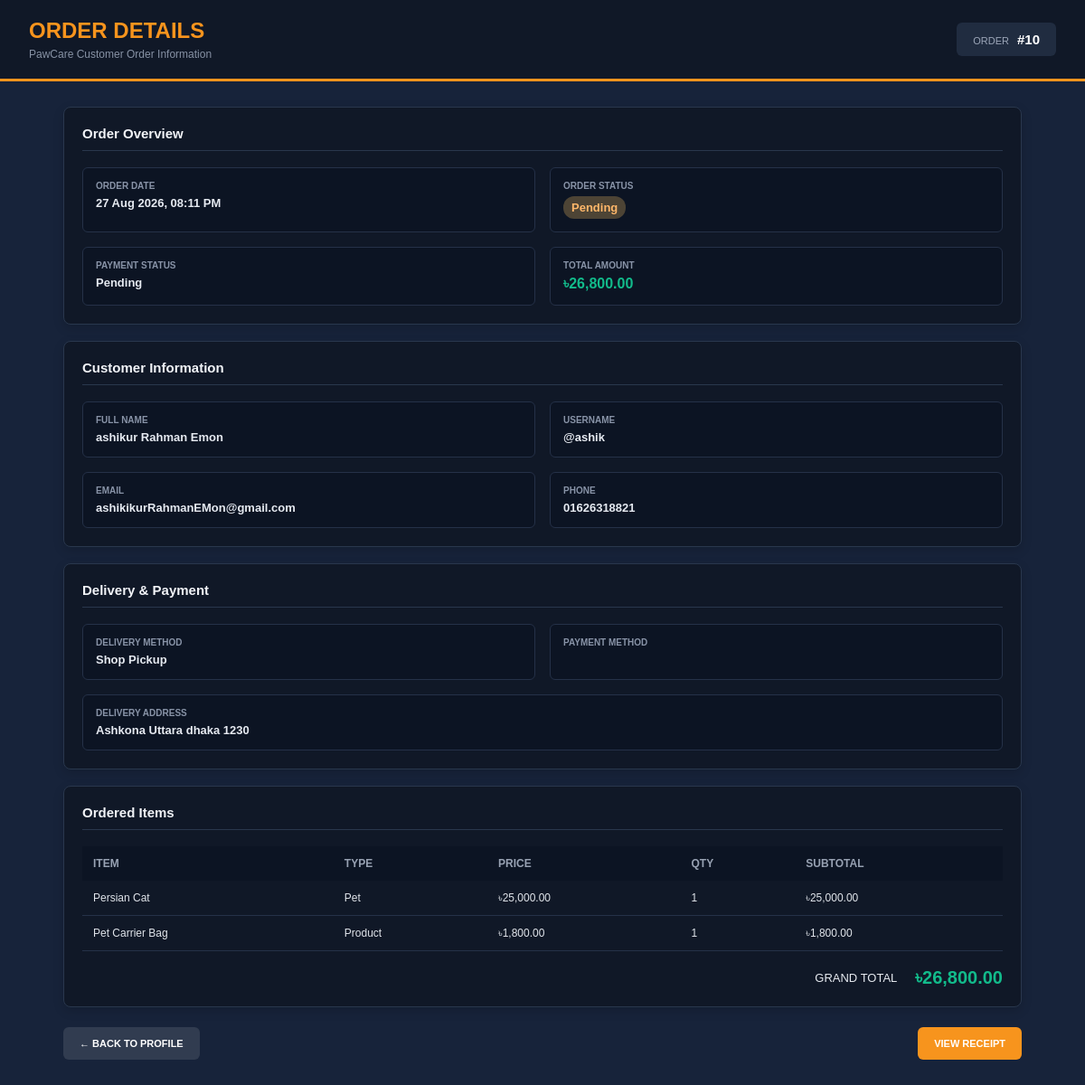
The page /customer/order_details.php?order_id=10 (signed in) on the database as committed earlier.
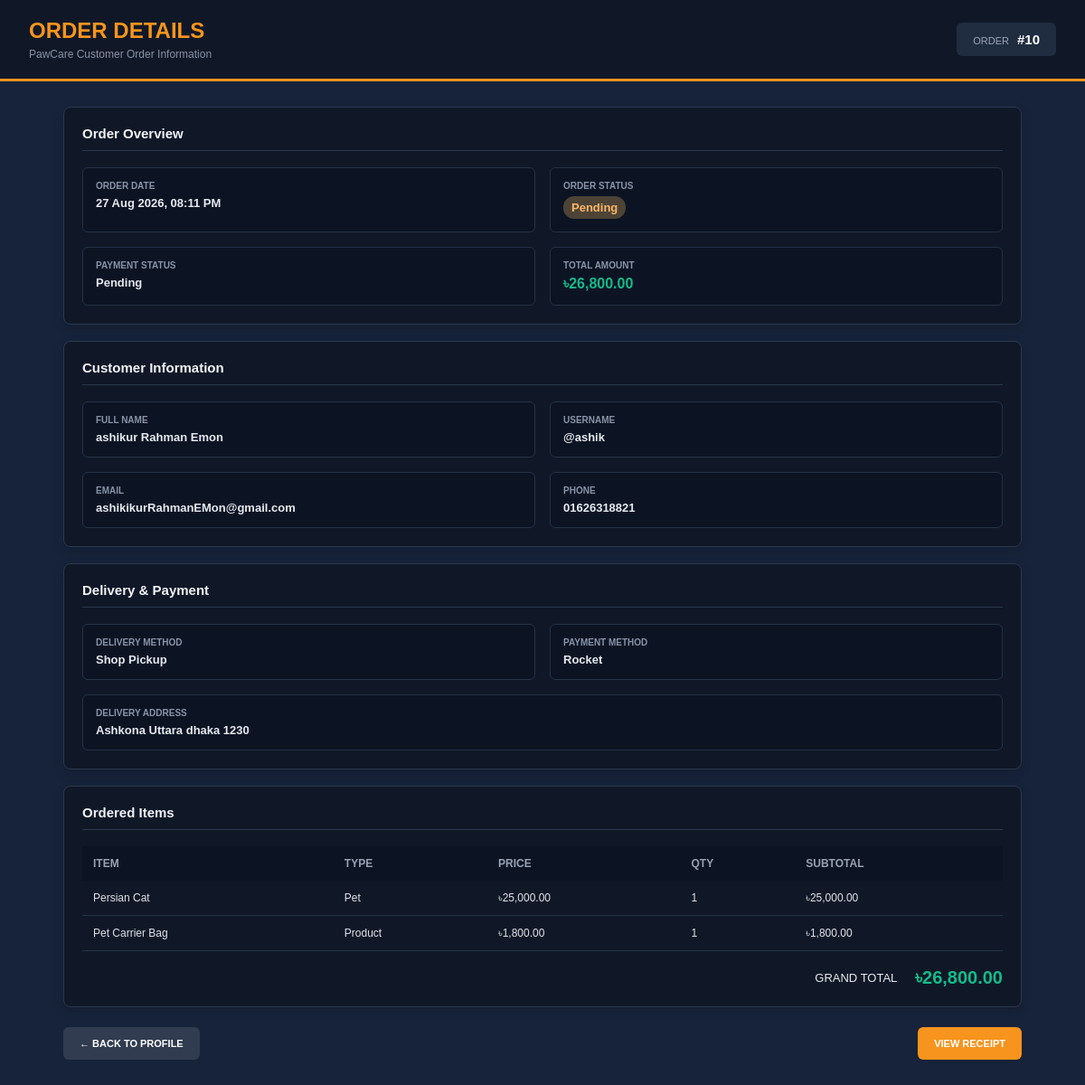
The same page on the database as committed later.
### tables this page shows
CREATE TABLE orders (
    order_id INT AUTO_INCREMENT PRIMARY KEY,
    customer_id INT NOT NULL,
   total_amount DECIMAL(10,2) NOT NULL,

delivery_address TEXT NOT NULL,

delivery_method ENUM(
    'Pathao Fast',
    'PetPanda Go',
    'Speed Fast',
    'Jhinku BD',
    'Shop Pickup'
)
NOT NULL DEFAULT 'Pathao Fast',

payment_method ENUM(
    'bKash',
    'Nagad',
    'Rocket',
    'Credit Card',
    'Cash on Delivery'
)
NOT NULL DEFAULT 'Cash on Delivery',
    payment_status ENUM('Pending', 'Paid')
        DEFAULT 'Pending',
    order_status ENUM(
        'Pending',
        'Confirmed',
        'Processing',
        'Shipped',
        'Delivered',
        'Cancelled'
    ) DEFAULT 'Pending',
    order_date TIMESTAMP DEFAULT CURRENT_TIMESTAMP,
    updated_at TIMESTAMP DEFAULT CURRENT_TIMESTAMP
        ON UPDATE CURRENT_TIMESTAMP,

    FOREIGN KEY (customer_id)
        REFERENCES users(user_id)
);

CREATE TABLE users (
    user_id INT AUTO_INCREMENT PRIMARY KEY,
    full_name VARCHAR(100) NOT NULL,
    username VARCHAR(50) NOT NULL UNIQUE,
    email VARCHAR(100) NOT NULL UNIQUE,
    phone VARCHAR(20) UNIQUE,
    gender ENUM('Male', 'Female', 'Other') NULL,
    password VARCHAR(255) NOT NULL,
    role ENUM('admin', 'customer', 'doctor', 'delivery') NOT NULL,
    profile_image VARCHAR(255) DEFAULT 'default.png',
    address TEXT,
    status ENUM('active', 'inactive') DEFAULT 'active',
    created_at TIMESTAMP DEFAULT CURRENT_TIMESTAMP,
    updated_at TIMESTAMP DEFAULT CURRENT_TIMESTAMP
        ON UPDATE CURRENT_TIMESTAMP
);

### customer/order_details.php (the view, shortened to what the changed rows need)
<?php
require_once "../config/database.php";
$customer_id = (int) $_SESSION["user_id"];
$order_id = (int) ($_GET["order_id"] ?? 0);
$order_sql = "SELECT o.order_id, o.total_amount, o.delivery_address, o.delivery_method, o.payment_method, o.payment_status, o.order_status, o.order_date, u.full_name, u.username, u.email, u.phone FROM orders o JOIN users u ON o.customer_id = u.user_id WHERE o.order_id = ? AND o.customer_id = ? LIMIT 1";
$order_stmt = mysqli_prepare($conn, $order_sql);
mysqli_stmt_bind_param($order_stmt, "ii", $order_id, $customer_id);
mysqli_stmt_execute($order_stmt);
$order_result = mysqli_stmt_get_result($order_stmt);
$order = mysqli_fetch_assoc($order_result);
?>
<!DOCTYPE html>
<html lang="en">
<head>
    <link rel="stylesheet" href="../assets/css/order-details.css">
</head>
<body>
<div class="order-details-page">
    <header class="order-details-header">
        <div>
            <h1>ORDER DETAILS</h1>
        </div>
        <div class="header-order-id">
            ORDER
            <strong>#<?php echo $order["order_id"]; ?></strong>
        </div>
    </header>
    <main class="order-details-content">
        <section class="details-card">
            <h2>Order Overview</h2>
            <div class="overview-grid">
                <div>
                    <span>Order Date</span>
                    <strong><?php echo date("d M Y, h:i A", strtotime($order["order_date"])); ?></strong>
                </div>
                <div>
                    <span>Order Status</span>
                    <strong class="status-badge"><?php echo htmlspecialchars($order["order_status"]); ?></strong>
                </div>
                <div>
                    <span>Payment Status</span>
                    <strong><?php echo htmlspecialchars($order["payment_status"]); ?></strong>
                </div>
                <div>
                    <span>Total Amount</span>
                    <strong class="total-highlight">৳<?php echo number_format($order["total_amount"], 2); ?></strong>
                </div>
            </div>
        </section>
        <section class="details-card">
            <h2>Customer Information</h2>
            <div class="information-grid">
                <div>
                    <span>Full Name</span>
                    <strong><?php echo htmlspecialchars($order["full_name"]); ?></strong>
                </div>
                <div>
                    <span>Username</span>
                    <strong>@<?php echo htmlspecialchars($order["username"]); ?></strong>
                </div>
                <div>
                    <span>Email</span>
                    <strong><?php echo htmlspecialchars($order["email"]); ?></strong>
                </div>
                <div>
                    <span>Phone</span>
                    <strong><?php echo htmlspecialchars($order["phone"] ?? ""); ?></strong>
                </div>
            </div>
        </section>
        <section class="details-card">
            <h2>Delivery & Payment</h2>
            <div class="information-grid">
                <div>
                    <span>Delivery Method</span>
                    <strong><?php echo htmlspecialchars($order["delivery_method"]); ?></strong>
                </div>
                <div>
                    <span>Payment Method</span>
                    <strong><?php echo htmlspecialchars($order["payment_method"]); ?></strong>
                </div>
                <div class="full-width">
                    <span>Delivery Address</span>
                    <strong><?php echo htmlspecialchars($order["delivery_address"]); ?></strong>
                </div>
            </div>
        </section>
        <section class="details-card">
            <h2>Ordered Items</h2>
            <div class="table-wrapper">
                <table class="order-items-table">
                    <thead>
                        <tr>
                            <th>ITEM</th>
                            <th>TYPE</th>
                            <th>PRICE</th>
                            <th>QTY</th>
                            <th>SUBTOTAL</th>
                        </tr>
                    </thead>
                </table>
            </div>
            <div class="details-grand-total">
                <span>GRAND TOTAL</span>
                <strong>৳<?php echo number_format($order["total_amount"], 2); ?></strong>
            </div>
        </section>
    </main>
</div>
</body>
</html>

Rows that differ between the two databases and show on the page:
changed orders "Pending": payment_method (not shown) → "Rocket"
